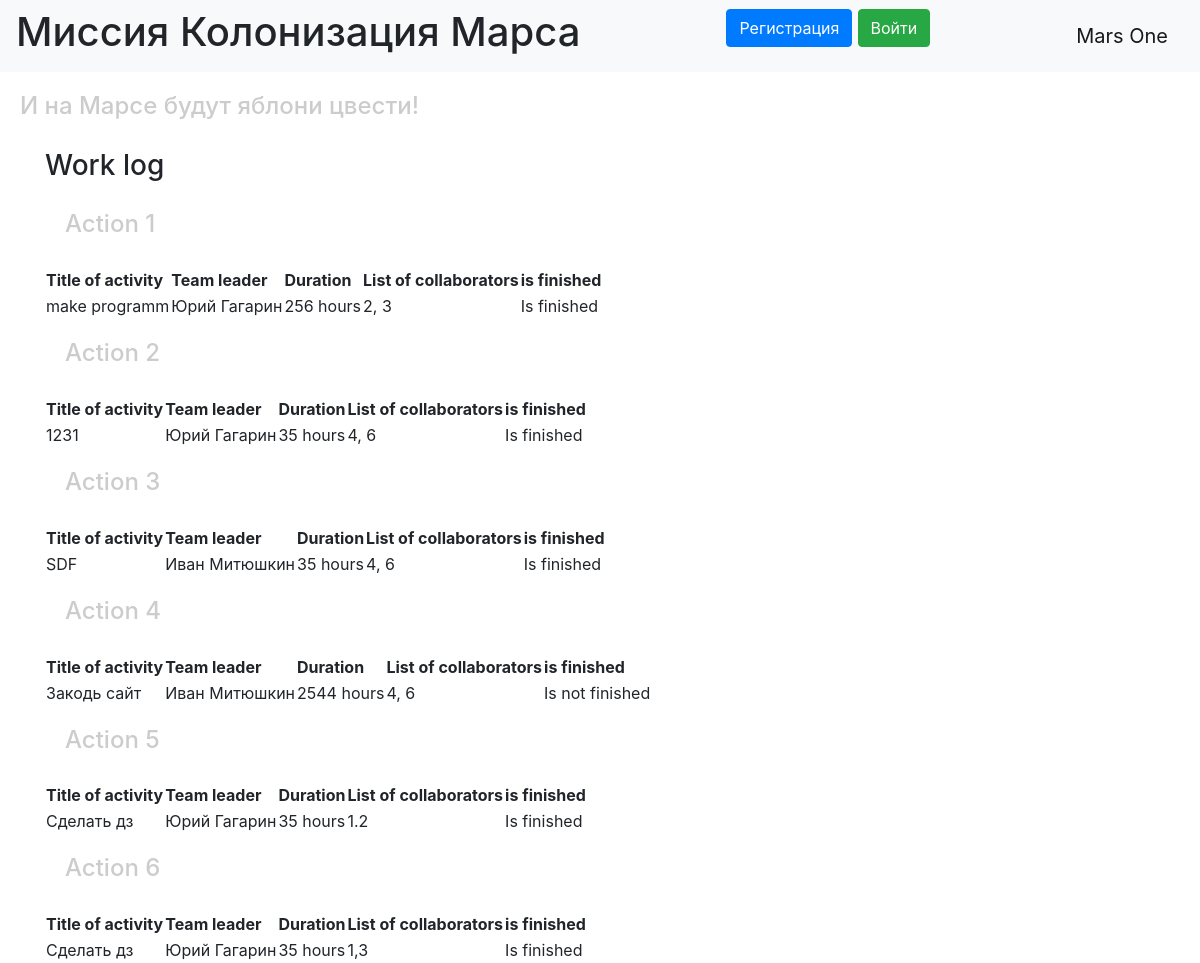
/index, run on the app's committed database.
### data/jobs.py (models this page shows, shortened)
class Jobs(SqlAlchemyBase):
    __tablename__ = 'jobs'
    id = sqlalchemy.Column(sqlalchemy.Integer, primary_key=True, autoincrement=True)
    job = sqlalchemy.Column(sqlalchemy.String, nullable=True)
    work_size = sqlalchemy.Column(sqlalchemy.Integer, nullable=True, default=0)
    collaborators = sqlalchemy.Column(sqlalchemy.String, nullable=True)
    start_date = sqlalchemy.Column(sqlalchemy.DateTime, default=datetime.datetime.now)
    end_date = sqlalchemy.Column(sqlalchemy.DateTime, default=datetime.datetime.now)
    is_finished = sqlalchemy.Column(sqlalchemy.Boolean, default=True)
    team_leader = sqlalchemy.Column(sqlalchemy.Integer, sqlalchemy.ForeignKey("users.id"))
    user = orm.relation('User')

### data/users.py (models this page shows, shortened)
class User(SqlAlchemyBase, UserMixin):
    __tablename__ = 'users'
    id = sqlalchemy.Column(sqlalchemy.Integer, primary_key=True, autoincrement=True)
    surname = sqlalchemy.Column(sqlalchemy.String, nullable=True)
    name = sqlalchemy.Column(sqlalchemy.String, nullable=True)
    age = sqlalchemy.Column(sqlalchemy.Integer, nullable=True)
    position = sqlalchemy.Column(sqlalchemy.String, nullable=True)
    speciality = sqlalchemy.Column(sqlalchemy.String, nullable=True)
    address = sqlalchemy.Column(sqlalchemy.String, nullable=True)
    email = sqlalchemy.Column(sqlalchemy.String, index=True, unique=True, nullable=True)
    hashed_password = sqlalchemy.Column(sqlalchemy.String, nullable=True)
    modifed_date = sqlalchemy.Column(sqlalchemy.DateTime, default=datetime.datetime.now)
    jobs = orm.relation("Jobs", back_populates='user')

### main_add.py (the view)
@app.route('/')
@app.route('/index')
def journal():
    jobs = []
    session = db_session.create_session()
    for i in session.query(Jobs).all():
        jobs.append((i.job,
                     name(session, i.team_leader),
                     surname(session, i.team_leader),
                     i.work_size,
                     i.collaborators,
                     i.is_finished))
    session.close()
    params = {}
    print(jobs)
    params["title"] = "Журнал работ"
    params["jobs"] = jobs
    return render_template("jobs.html", **params)

### data/db_session.py (called while the page is built)
def create_session() -> Session:
    global __factory
    return __factory()

### main_add.py (called while the page is built)
def name(session, idd):
    for i in session.query(User).filter(User.id == idd):
        return i.name

def surname(session, idd):
    for i in session.query(User).filter(User.id == idd):
        return i.surname

### templates/jobs.html
{% extends 'base.html' %} {% block content %}
<div class="center">
    <h3>Work log</h3>
    <div class="works">
        {% for i in jobs %}
        <h4>Action {{loop.index}}</h4>
        <table>
            <tr class="title">
                <th>Title of activity</th>
                <th>Team leader</th>
                <th>Duration</th>
                <th>List of collaborators</th>
                <th>is finished</th>
            </tr>
            <tr class="data">
                <td class="activity">{{ i[0] }}</td>
                <td class="leader">{{ i[1] }} {{i[2]}}</td>
                <td class="duration">{{ i[3] }} hours</td>
                <td class="collab">{{ i[4] }}</td>
                <td class="finished {% if i[5] %}
                    yes
                {% else %}
                    no
                {% endif %}">{% if i[5] %} Is finished {% else %} Is not finished {% endif %}</td>
            </tr>
        </table>
        {% endfor %}
    </div>
</div>
{% endblock content %}

### templates/base.html (shortened to what this page needs)
<!DOCTYPE html>
<html lang="en">
<head>
    <link rel="stylesheet" href="https://stackpath.bootstrapcdn.com/bootstrap/4.4.1/css/bootstrap.min.css"
>
    <link rel="stylesheet" type="text/css" href="../static/css/style.css"/>
</head>
<body>
<header>
    <nav class="navbar navbar-light bg-light">
        <h1>Миссия Колонизация Марса</h1>
        {% if current_user.is_authenticated %}
        <a class="navbar-brand" href="/logout">{{ current_user.name }} {{ current_user.surname }}</a>
        {% else %}
        <p>
            <a class="btn btn-primary " href="/register">Регистрация</a>
            <a class="btn btn-success" href="/login">Войти</a>
        </p>
        {% endif %}
        <a class="navbar-brand" href="#">Mars One</a>
    </nav>
    <h4>И на Марсе будут яблони цвести!</h4>
</header>
<main role="main" class="container">
    {% block content %}{% endblock %}
</main>
</body>
</html>

### static/css/style.css (style rules this page uses)
h4 { color: #cccccc; padding: 20px; }
p { font-size: 14pt; }

### data on the page
Jobs: job "make programm", collaborators "2, 3"
User: name "Юрий" "Юрий" "Юрий" "Юрий", surname "Гагарин" "Гагарин" "Гагарин" "Гагарин"
Jobs: job "1231", collaborators "4, 6"
Jobs: job "SDF", collaborators "4, 6"
User: name "Иван" "Иван", surname "Митюшкин" "Митюшкин"
Jobs: job "Закодь сайт", work_size "2544", collaborators "4, 6"
Jobs: job "Сделать дз", collaborators "1.2"
Jobs: job "Сделать дз", collaborators "1,3"

### other printed values
{{ i[3] }} "256" "35" "35" "35" "35"
